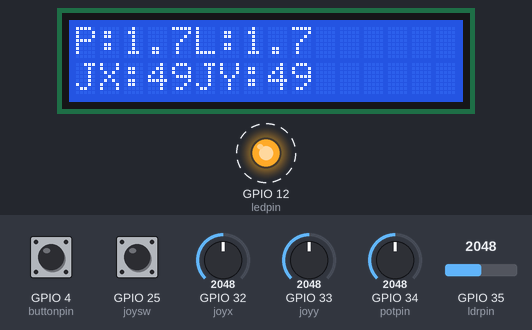
A sketch run on a simulated ESP32. On the bench: 16×2 character LCD, output pins drawn as LEDs (lit = HIGH). Dashed ring = blinking. The inputs (shaded band) are chosen by the test bench; at power-on: GPIO 25 (joysw) HIGH, GPIO 32 (joyx) = 2048, GPIO 33 (joyy) = 2048, GPIO 34 (potpin) = 2048, GPIO 35 (ldrpin) = 2048, GPIO 4 (buttonpin) HIGH. What the sketch prints to the serial monitor is not drawn.

Above: at 2.6 s.
2.7 s: GPIO 25 (joysw) pulled LOW for 1.55 s
At 3.9 s:
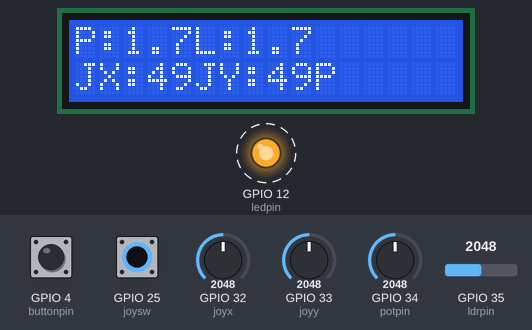
5.7 s: GPIO 32 (joyx) set to 2866
At 6.9 s:
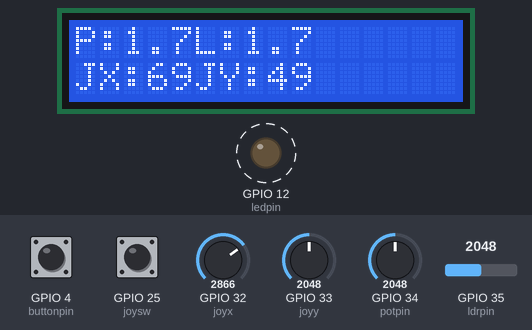
7.5 s: GPIO 33 (joyy) set to 2866
At 8.8 s:
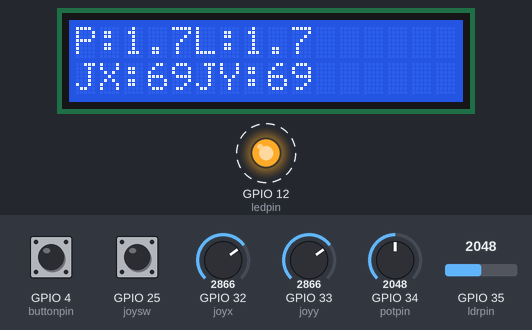
9.7 s: GPIO 34 (potpin) set to 2866
At 11.1 s:
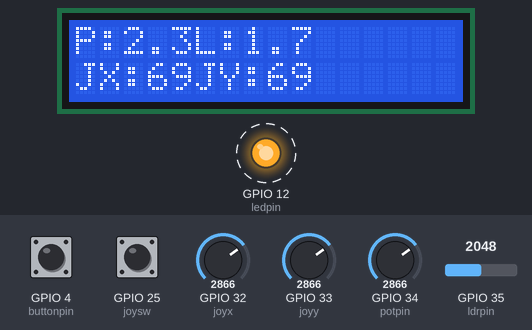
12.1 s: GPIO 35 (ldrpin) set to 2866
At 13.7 s:
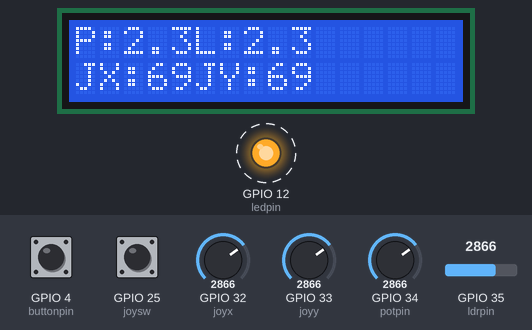
14.6 s: GPIO 32 (joyx) set to 3972
At 16.1 s:
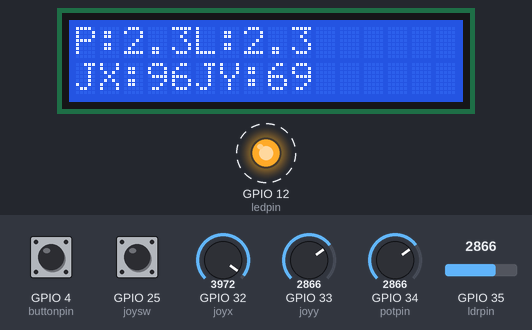
Timing chart, 0 to 18.0 s (numbered marks = the images above; inputs shaded):
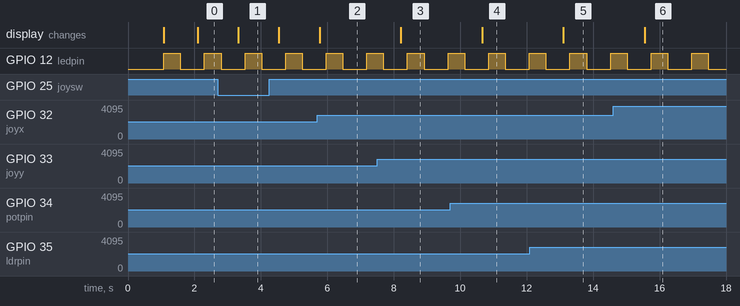

The sketch:

all_sensors_included.ino
```cpp
#include <Arduino.h>
#include <Wire.h>
#include <LiquidCrystal_I2C.h>

const int ledpin=12;
const int buttonpin=4;
const int potpin=34;
const int ldrpin=35;
const int joyx=32;
const int joyy=33;
const int joysw=25;

LiquidCrystal_I2C lcd(0x27,16,2);

bool ledstate=false;


void setup()
{
  Serial.begin(115200);

  pinMode(ledpin,OUTPUT);
  pinMode(buttonpin, INPUT_PULLUP);
  pinMode(joysw, INPUT_PULLUP);

  lcd.init();
  lcd.backlight();
  lcd.setCursor(0,0);
  lcd.print("ESP 32 Demo");

  delay(1000);
  lcd.clear();
  }
  void loop()
  {

    //1.led_blink
    digitalWrite(ledpin,HIGH);
    delay(500);
    digitalWrite(ledpin,LOW);
    delay(500);

    //2.pushbutton

    int btnstate =digitalRead(buttonpin);
    if(btnstate==LOW)
    {
      Serial.println("Button pressed");
    }

    //3.potentiomter
    int potval=analogRead(potpin);
    float pot_volt=potval *(3.3/4095);

    //4.photoresistor

    int ldrvalue =analogRead(ldrpin);
    float ldr_volt=ldrvalue *(3.3/4095.0);

//5.Joystick

int joyxvalue=analogRead(joyx);
int joyyvalue=analogRead(joyy);
int joysw_s=digitalRead(joysw);
    //5.Serial Monitor

    Serial.print("Pot:");Serial.print(pot_volt,2);
    Serial.print("V | LDR:");Serial.print(ldr_volt,2);
    Serial.print("V |JoyX:");Serial.print(joyxvalue);
    Serial.print(" |JoyY:");Serial.print(joyyvalue);
    Serial.print(" |JoySw:");Serial.println(joysw_s==LOW?"Pressed":"Released");


  lcd.setCursor(0,0);
  lcd.print("P:");
  lcd.print(pot_volt,1);
  lcd.print("L:");
  lcd.print(ldr_volt,1);
  lcd.print(" ");

  lcd.setCursor(0,1);
  lcd.print("JX:");
  lcd.print(map(joyxvalue,0,4095,0,99));
  lcd.print("JY:");
  lcd.print(map(joyyvalue,0,4095,0,99));
  lcd.print(joysw_s==LOW ? "P":" ");

  delay(200);

  }
```

Measured:
- after the input at 2.7 s, the display: changes after 0.62 s (image 1)
- after the input at 5.7 s, the display: changes after 0.07 s (image 2)
- after the input at 7.5 s, the display: changes after 0.71 s (image 3)
- after the input at 9.7 s, the display: changes after 0.96 s (image 4)
- after the input at 12.1 s, the display: changes after 1.0 s (image 5)
- after the input at 14.6 s, the display: changes after 0.95 s (image 6)
- by itself, GPIO 12 (ledpin): alternates HIGH for 0.50 s and LOW for 0.72 s
